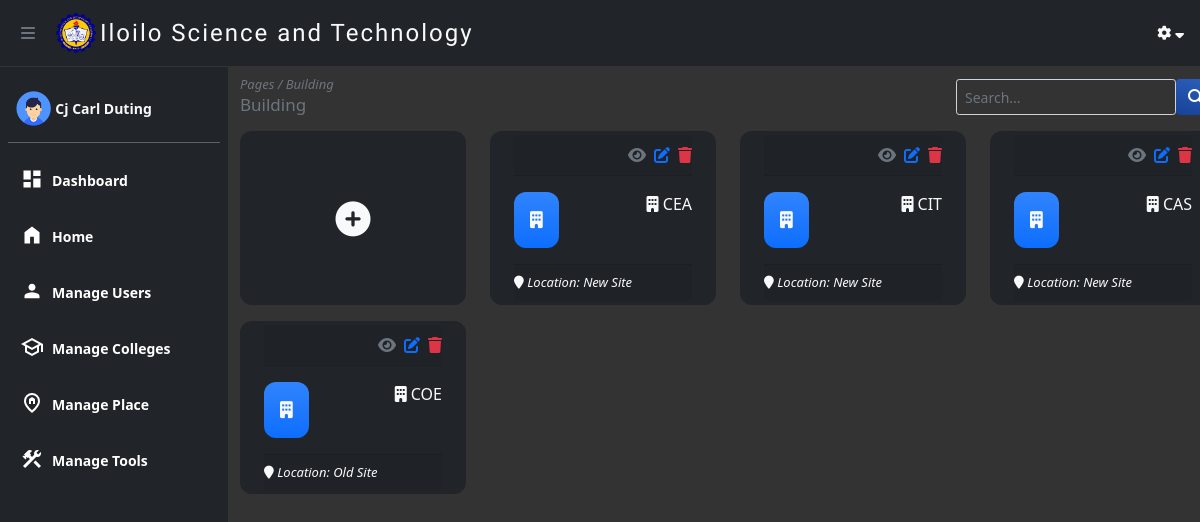
/views/manage_place.php (signed in), run on the app's committed database.
### tables this page shows
CREATE TABLE `building` (
  `building_id` int(255) NOT NULL,
  `building_name` varchar(255) DEFAULT NULL,
  `building_location` varchar(255) DEFAULT NULL
);

### config/database.php (called while the page is built, shortened)
<?php
$host = "localhost";
$username = "root";
$password = "";
$database = "ojt";
$conn = mysqli_connect($host, $username, $password, $database);
function findAll($table)
{
    global $conn;
    $stmt = $conn->prepare("SELECT * FROM $table");
    $stmt->execute();
    $result = $stmt->get_result();
    return $result->fetch_all(MYSQLI_ASSOC);
}

### views/manage_place.php (the view, shortened to what this page needs)
<?php
require_once 'header.php';
?>
<div class="row mx-auto mt-2">
    <div class="d-flex justify-content-between">
        <div>
            <p class="text-start text-secondary m-0" style="font-size:13px"><i>Pages / Building</i></p>
            <h4 class="h4 text-start text-secondary" style="font-size:17px">Building</h4>
        </div>
        <form method="post">
            <div class="d-flex pb-3 pt-1 ">
                <input class="form-control form-control-sm text-light" name="search_building" placeholder="Search..." style="background-color: rgb(51,51,51);" /><button class="btn btn-primary" type="submit"><i class="fa fa-search"></i></button>
            </div>
        </form>
    </div>
</div>
<div class="row mx-auto mx-5">
    <div class="col-md-3 mb-3">
        <div class="card card-radius bg-dark border-0 py-5" style="height:100%">
            <i class="fa fa-plus-circle text-light plus align-self-center" id="addbuilding_btn"></i>
        </div>
    </div>
    <?php if (isset($_POST['search_building'])) {
        $search = $_POST['search_building'];
        $result = like('building', ['building_name' => $search, 'building_location' => $search]);
    } else {
        $result = findAll('building');
    }
    ?>
    <?php foreach ($result as $row) : ?>
        <div class="col-md-3 mb-3">
            <div class="card card-radius bg-dark border-0 pt-1 px-4 pb-1">
                <div class="card-header mb-3 px-0">
                    <div class="d-flex justify-content-end align-items-center">
                        <a href="../views/rooms.php?building_id=<?= $row['building_id'] ?>&building_name=<?= $row['building_name'] ?>"><i class="fa fa-eye text-secondary icon_but"></i></a>
                        <i class="fa fa-edit text-primary ms-2 icon_but" onclick="editbuilding(<?= $row['building_id'] ?>);"></i>
                        <a class="delete m-0 p-0" href="../actions/delete_building.php?building_id=<?= $row['building_id'] ?>"><i class="fa fa-trash text-danger ms-2 icon_but"></i></a>
                    </div>
                </div>
                <div class="d-flex justify-content-between">
                    <div class="col-md-3 col-3 bg-primary bg-gradient p-2 py-3 card-radius">
                        <i class="fa fa-building text-light" style="font-size:17px"></i>
                    </div>
                    <div>
                        <a class="m-0 text-light text-start text-decoration-none" href="../views/rooms.php?building_id=<?= $row['building_id'] ?>&building_name=<?= $row['building_name'] ?>">
                            <i class="fa fa-building"></i>
                            <?= $row['building_name'] ?>
                        </a>
                    </div>
                </div>
                <div class="card-footer mt-3 px-0">
                    <p class="m-0 text-light text-start" style="font-size:13px; font-style:italic">
                        <i class="fa fa-map-marker"></i>
                        Location:
                        <?= $row['building_location'] ?>
                    </p>
                </div>
            </div>
        </div>
    <?php endforeach; ?>
</div>
<?php include 'footer.php'; ?>

### public/assets/css/style.css (style rules this page uses)
* { padding: 0; margin: 0; box-sizing: border-box; }
body { background-color: rgba(0, 0, 0, 0.8); overflow-x: hidden; margin-top: 67.1px; text-align: center; display: flex !important; justify-content: space-between; flex-direction: column; min-height: 91vh; }
.btn-primary { background-image: linear-gradient( 195deg, #2c5fbd 0%, #164397 100% ) !important; border: none; }
.card-radius { border-radius: 12px !important; }
.plus { font-size: 35px; position: absolute; top: 50%; left: 50%; transform: translate(-50%, -50%); cursor: pointer; }
.icon_but { cursor: pointer; }

### data on the page
building: building_name "CEA", building_location "New Site"
building: building_name "CIT", building_location "New Site"
building: building_name "CAS", building_location "New Site"
building: building_name "COE", building_location "Old Site"

### other printed values
$_SESSION['name'] "Cj Carl Duting"
